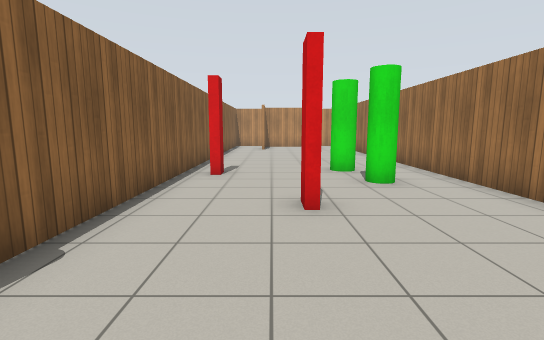
[1] (above)

14 first-person views from a walk through a world built for the Gazebo simulator. The camera is 1.2 m above the floor, tilts 8° down and sees 85° across. The lines on the ground mark 1 m squares. The floor is counted in squares, 1 m on a side. Each view is taken from the middle of a square. On the plan, view 1 faces up. The plan holds only what a view shows up to about 13 squares ahead; the rest is blank. Simple patterns stand in for the simulator's built-in surfaces.

[2]
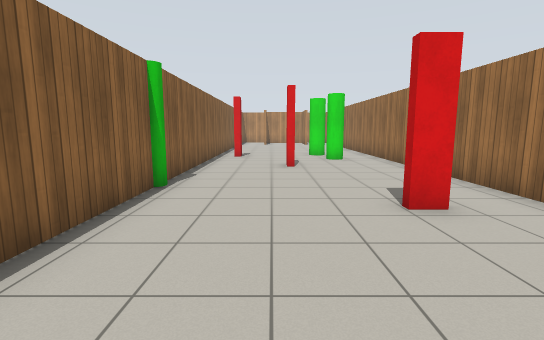

[3]
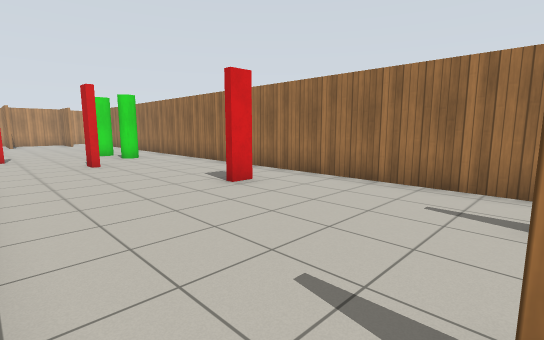

[4]
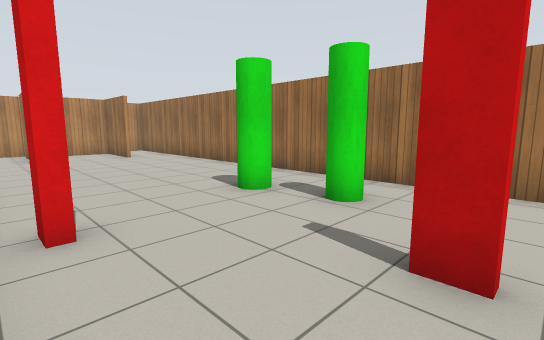

[5]
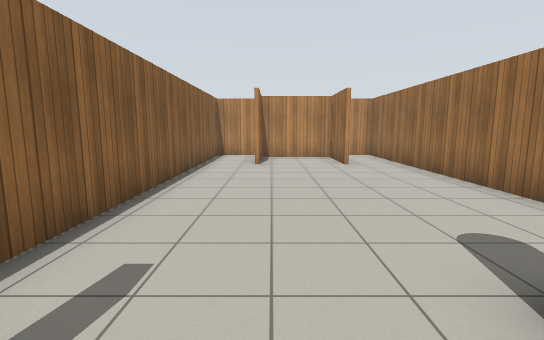

[6]
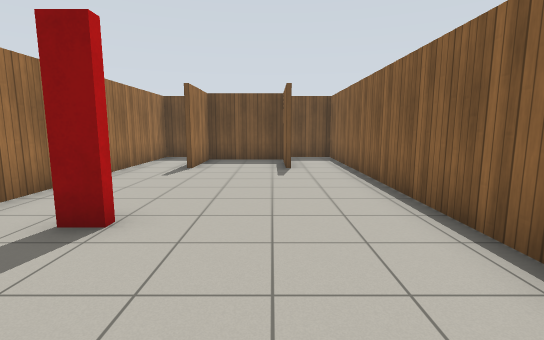

[7]
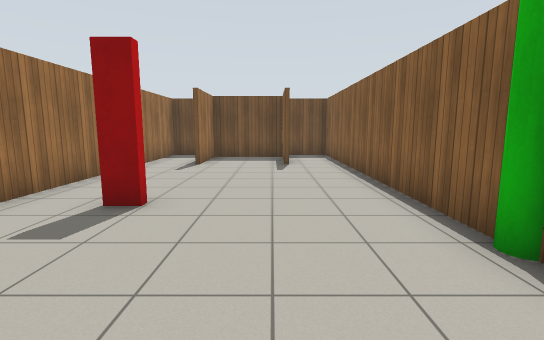

[8]
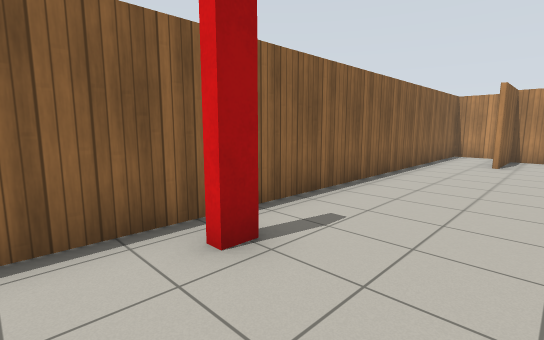

[9]
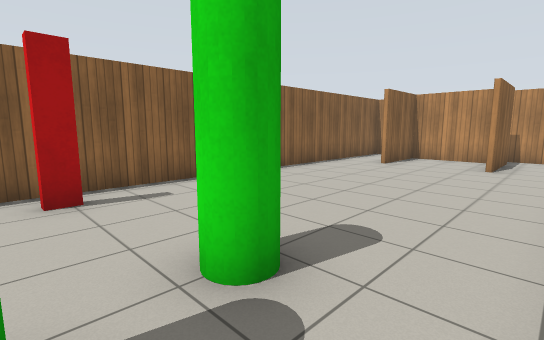

[10]
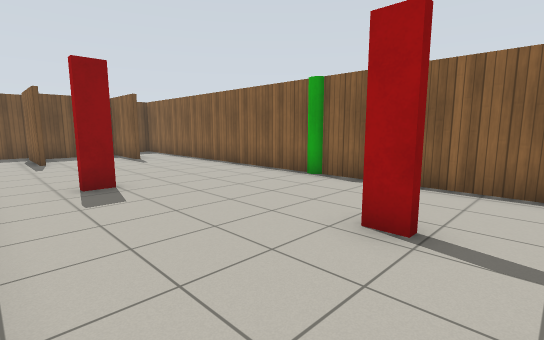

[11]
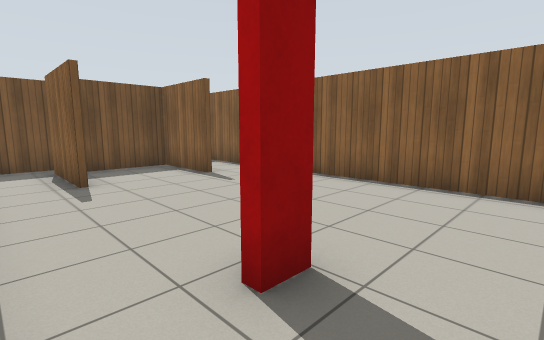

[12]
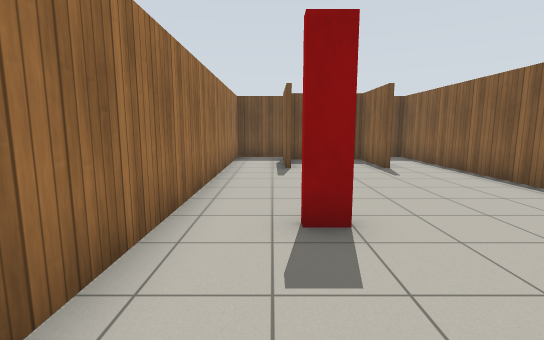

[13]
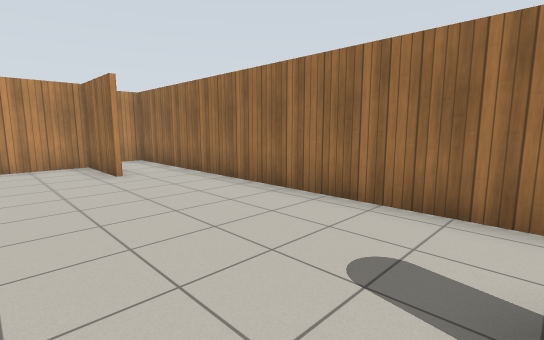

[14]
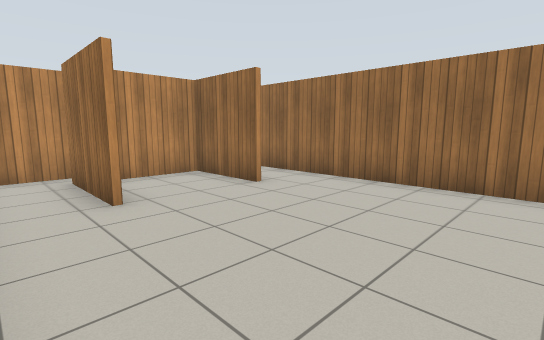

### Floor plan
Points are (right, up) in squares from view 1. A wall is a line through its corners. A room is listed if a view was taken in it or the views show most of it. See-through windows are left out.
Room 1 (views 1, 2, 3, 4, 5, 6, 7, 8, 9, 10, 11, 12, 13, 14)
walls: (2.4, 16.9) (2.4, 19.4) (-0.4, 19.4) (-0.4, 16.9); (-0.6, 16.9) (-0.6, 19.6); (-0.4, -5.9) (-0.4, -8.4) (2.4, -8.4) (2.4, -5.9); (2.6, -5.9) (2.6, -8.6); (2.6, 19.6) (2.6, 16.9); (-0.4, 20.4) (-2.4, 20.4) (-2.4, -9.4) (-0.8, -9.4); (4.4, -8.4) (4.4, 20.4) (2.4, 20.4)
ways out: opening at (4, -9)
objects: green pole (-3, 1) to (-2, 1); red box (-1, 8); red box (1, 5); red box (2, -1); green cylinder (2, 7) to (3, 7); green cylinder (2, 8) to (2, 9)

Positions as (right, up) in squares from view 1, and headings:
1: (0, 0), facing up
2: (0, -5), facing up
3: (-2, -6), facing up-right
4: (-2, 4), facing up-right
5: (0, 7), facing up
6: (0, 3), facing down
7: (0, 4), facing down
8: (1, 6), facing up-left
9: (4, 7), facing up-left
10: (4, 6), facing down-left
11: (4, 1), facing down-left
12: (3, 3), facing down
13: (0, 9), facing up-right
14: (-2, 12), facing up-right
